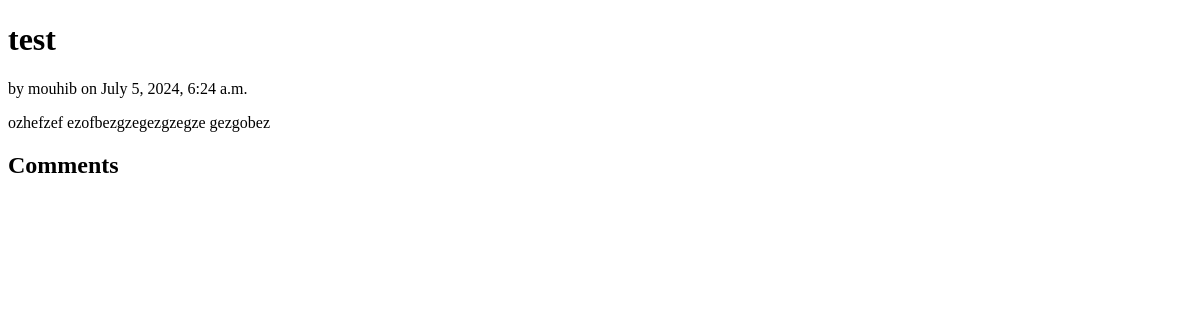
Before: /post/2/ with the older database file.
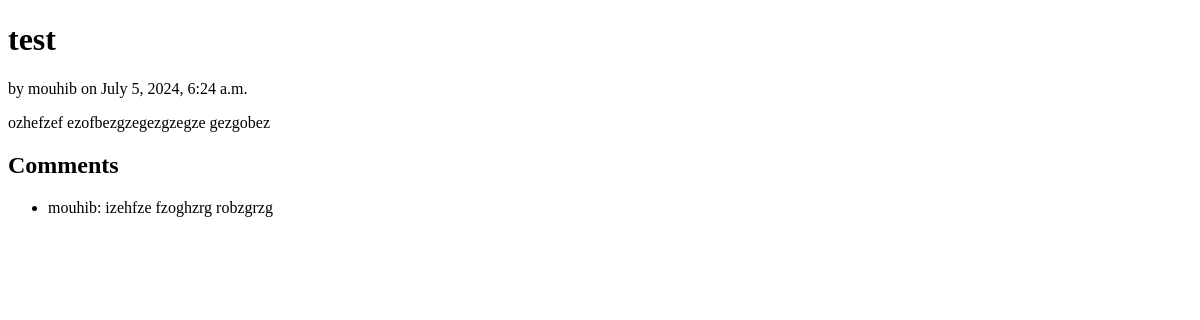
After: the same page with the newer database file.
### blogApp/models.py (models this page shows, shortened)
class Post(models.Model):
    STATUS_CHOICES = (
        ('published', 'Published'),
        ('draft', 'Draft'),
    )
    title = models.CharField(max_length=200)
    content = models.TextField()
    author = models.CharField(max_length=200)
    published_date = models.DateTimeField(auto_now_add=True)
    status = models.CharField(max_length=10, choices=STATUS_CHOICES)

class Comment(models.Model):
    post = models.ForeignKey(Post, on_delete=models.CASCADE, related_name='comments')
    author = models.CharField(max_length=200)
    content = models.TextField()
    created_at = models.DateTimeField(auto_now_add=True)

### blogApp/views.py (the view)
# urls.py: path('post/<int:pk>/', views.post_details, name='post_details')
def post_details(request, pk):
    post = get_object_or_404(Post, pk=pk)
    return render(request, 'post_details.html', {'post': post})

### blogApp/templates/post_details.html (shortened to what this page needs)
<!DOCTYPE html>
<html>
<head>
</head>
<body>
    <h1>{{ post.title }}</h1>
    <p>by {{ post.author }} on {{ post.published_date }}</p>
    <p>{{ post.content }}</p>
    <h2>Comments</h2>
    <ul>
        {% for comment in post.comments.all %}
            <li>{{ comment.author }}: {{ comment.content }}</li>
        {% endfor %}
    </ul>
</body>
</html>

Changed rows visible on the page:
added Comment: author "mouhib", content "izehfze fzoghzrg robzgrzg"
